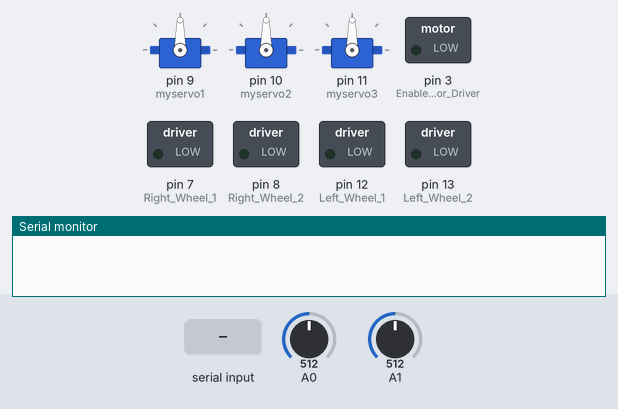
Bench run of a sketch on a simulated Arduino Uno, built with avr-gcc and run on an emulated ATmega328P. Shown: 3 × servo, switched loads named in the sketch (green lamp = pin HIGH), the last lines printed to the serial monitor. The inputs (shaded band) are chosen by the test bench; at power-on: A0 = 512, A1 = 512.

Above: at 1.2 s.
1.3 s: "2" received over Serial
At 2.7 s:
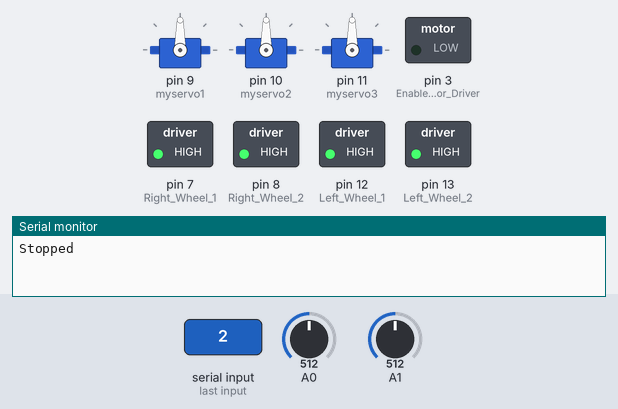
4.3 s: byte 1 (1) received over Serial
At 5.0 s:
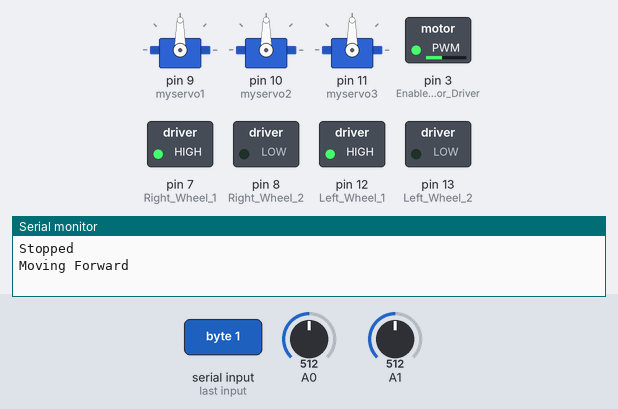
5.8 s: byte 2 (2) received over Serial
At 6.2 s:
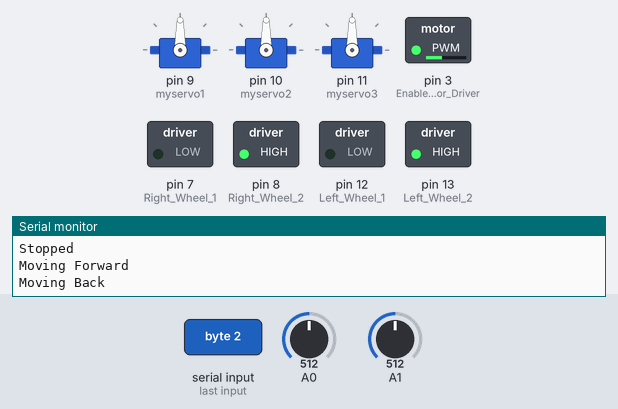
7.3 s: byte 3 (3) received over Serial
At 8.5 s:
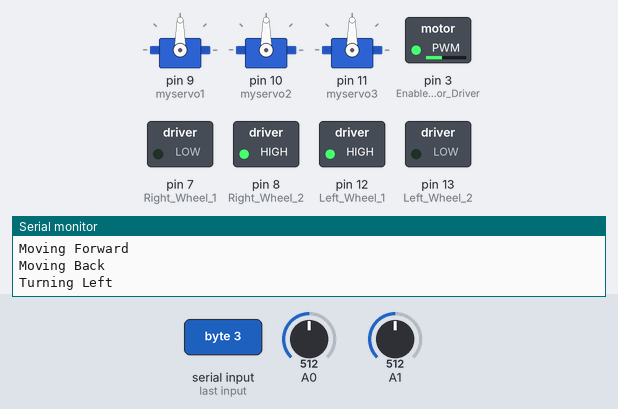
8.8 s: byte 4 (4) received over Serial
At 9.6 s:
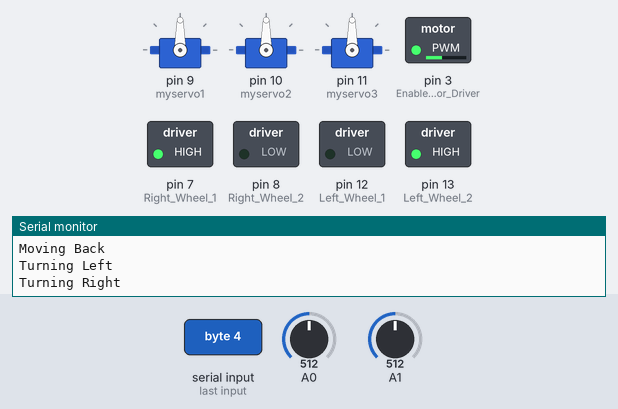
Timing chart, 0 to 11.3 s (numbered marks = the images above; inputs shaded):
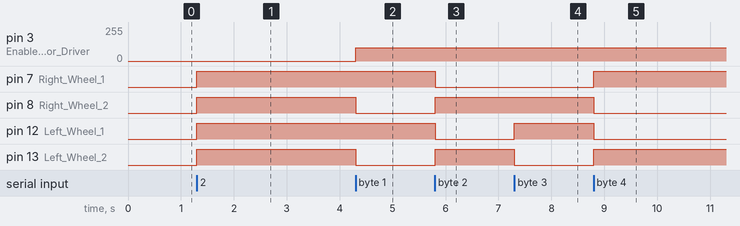

The sketch:

Receiving_Module.ino
```cpp
#include <Servo.h>

Servo myservo1;
Servo myservo2;
Servo myservo3;

int flag=0;
///////////////////////////////////////////////////////////////////
void pins_setup(void);
void MetalDetector(int *left, int *right);
void Front(int front_speed);
void Back(int back_speed);
void Right_turn(int right_speed);
void Left_turn(int left_speed);
void Stall(void);
int Distance(void);
void gripper_control(void);
void locomotion(void);
void Robot_Motion(void);
void debug(void);
//////////////////////////////////////////////////////////////////

//Main Code
void setup()
{
  pins_setup();
  Serial.begin(9600);
}

void loop()
{
  //debug();
//  locomotion();
// gripper_control();
Robot_Motion();
}

/////////////////////////////////////////////////////////////////
void pins_setup(void)
{
 pinMode(2, OUTPUT);//Trigger Pin
 pinMode(4, INPUT);//Echo Pin

 pinMode(7, OUTPUT);//Right Wheel 1
 pinMode(8, OUTPUT);//Right Wheel 2
 pinMode(12, OUTPUT);//Left Wheel 1
 pinMode(13, OUTPUT);//Left Wheel 2

 pinMode(3, OUTPUT);//Enable of Motor Driver

myservo1.attach(9);  // attaches the servo on pin 9 to the servo object
  myservo2.attach(10);  // attaches the servo on pin 9 to the servo object
  myservo3.attach(11);  // attaches the servo on pin 9 to the servo object

}
/////////////////////////////////////////////////////////////////////////
void MetalDetector(int *left, int *right)
{
  *left=analogRead(A0);
  *right=analogRead(A1);
}
/////////////////////////////////////////////////////////////////////
void Front(int front_speed)
{
  analogWrite(3, front_speed);
  digitalWrite(7, HIGH);
  digitalWrite(8, LOW);
  digitalWrite(12, HIGH);
  digitalWrite(13, LOW);

}


void Back(int back_speed)
{
  analogWrite(3, back_speed);
  digitalWrite(7, LOW);
  digitalWrite(8, HIGH);
  digitalWrite(12, LOW);
  digitalWrite(13, HIGH);

}


void Right_turn(int right_speed)
{
  analogWrite(3, right_speed);
  digitalWrite(7, HIGH);
  digitalWrite(8, LOW);
  digitalWrite(12, LOW);
  digitalWrite(13, HIGH);

}


void Left_turn(int left_speed)
{
  analogWrite(3, left_speed);
  digitalWrite(7, LOW);
  digitalWrite(8, HIGH);
  digitalWrite(12, HIGH);
  digitalWrite(13, LOW);

}

void Stall(void)
{
  analogWrite(3, 0);
  digitalWrite(7, HIGH);
  digitalWrite(8, HIGH);
  digitalWrite(12, HIGH);
  digitalWrite(13, HIGH);

}

/////////////////////////////////////////////////////////////
int Distance(void)
{
  /*
    The circuit:
	* VCC connection of the sensor attached to +5V
	* GND connection of the sensor attached to ground
	* TRIG connection of the sensor attached to digital pin 2
	* ECHO connection of the sensor attached to digital pin 4
  */
  int duration, distance;
  digitalWrite(2, LOW);
  delayMicroseconds(2);
  digitalWrite(2, HIGH);
  delayMicroseconds(10);
  digitalWrite(2, LOW);

  duration = pulseIn(4, HIGH);
  distance = duration / 29 / 2;
  if(distance==0)distance=300;
  return distance;
}
/////////////////////////////////////////////////////////

void gripper_control(void)
{
 int data_servo=0;
 if (Serial.available() > 0)
{
 data_servo = Serial.read();
 data_servo = (data_servo/10);

 if(data_servo==1)
 {
   myservo1.write(0);
   //delay(15);
   Serial.println("Initial Hinge Position");
 }
 else if(data_servo==2)
 {
   myservo1.write(90);
   //delay(15);
   Serial.println("Moved Hinge Position");
 }
 else if(data_servo==3)
 {
   myservo2.write(0);
   //delay(15);
   myservo3.write(0);
   //delay(15);
   Serial.println("Grabbed");
 }
 else if(data_servo==4)
 {
     myservo2.write(90);
     //delay(15);
     myservo3.write(90);
     //delay(15);
     Serial.println("Open");
 }
 //Serial.println(data_servo);
}
}
/////////////////////////////////////////////////////////

void locomotion(void)
{
  int locomotion_data=0;
  int Left, Right;
  int distance_obs = 0;

 if (Serial.available() > 0)
{
 locomotion_data = Serial.read();

  MetalDetector(&Left,&Right);
  locomotion_data = (locomotion_data%10);
 // distance_obs = Distance();

  if(locomotion_data==0)
  {
    flag=1;
    Stall();
    Serial.println("Stopped");
  }
  else if(locomotion_data==1)
  {
    flag=0;
    if((Left<50)&&(Right<50))
     {Back(100);
   Serial.println("Moving Back");}
     else if((Left>50)&&(Right>50))
     {Front(100);
   Serial.println("Moving Forward");}
  }
  else if(locomotion_data==2)
  {
    flag=0;
     if((Left<50)&&(Right<50))
     {Front(100);
   Serial.println("Moving Forward");}
     else if((Left>50)&&(Right>50))
     {Back(100);
   Serial.println("Moving Back");}
   }
  else if(locomotion_data==3)
  {
    flag=0;
    if(Right<50)
    {Right_turn(100);
  Serial.println("Turning Right");}
    else if(Right>50)
    {Left_turn(100);
  Serial.println("Turning Left");}
  }
  else if(locomotion_data==4)
  {
    flag=0;
    if(Left<50)
    {Left_turn(100);
  Serial.println("Turning Left");}
    else if(Left>50)
    {Right_turn(100);
  Serial.println("Turning Right");}
  }
 // Serial.println(locomotion_data);
}
}
/////////////////////////////////////////////////////////
void Robot_Motion(void)
{


    locomotion();
   if(flag==1)
    gripper_control();

}

//////////////////////////////////////////////////////////
void debug(void)
{
  int locomotion_data;
   if (Serial.available() > 0)
{
      locomotion_data = Serial.read();
      locomotion_data = (locomotion_data%10);
      Serial.println(locomotion_data);
}
}
//////////////////////////////////////////////////////////
```

Measured:
- after the input at 1.3 s, pin 7 (Right_Wheel_1), pin 8 (Right_Wheel_2), pin 12 (Left_Wheel_1), pin 13 (Left_Wheel_2): LOW → HIGH at once
- after the input at 4.3 s, pin 3 (Enable_of_Motor_Driver): 0/255 → 100/255 at once; pin 8 (Right_Wheel_2), pin 13 (Left_Wheel_2): HIGH → LOW at once
- after the input at 5.8 s, pin 7 (Right_Wheel_1), pin 12 (Left_Wheel_1): HIGH → LOW at once; pin 8 (Right_Wheel_2), pin 13 (Left_Wheel_2): LOW → HIGH at once
- after the input at 7.3 s, pin 12 (Left_Wheel_1): LOW → HIGH at once; pin 13 (Left_Wheel_2): HIGH → LOW at once
- after the input at 8.8 s, pin 7 (Right_Wheel_1), pin 13 (Left_Wheel_2): LOW → HIGH at once; pin 8 (Right_Wheel_2), pin 12 (Left_Wheel_1): HIGH → LOW at once
